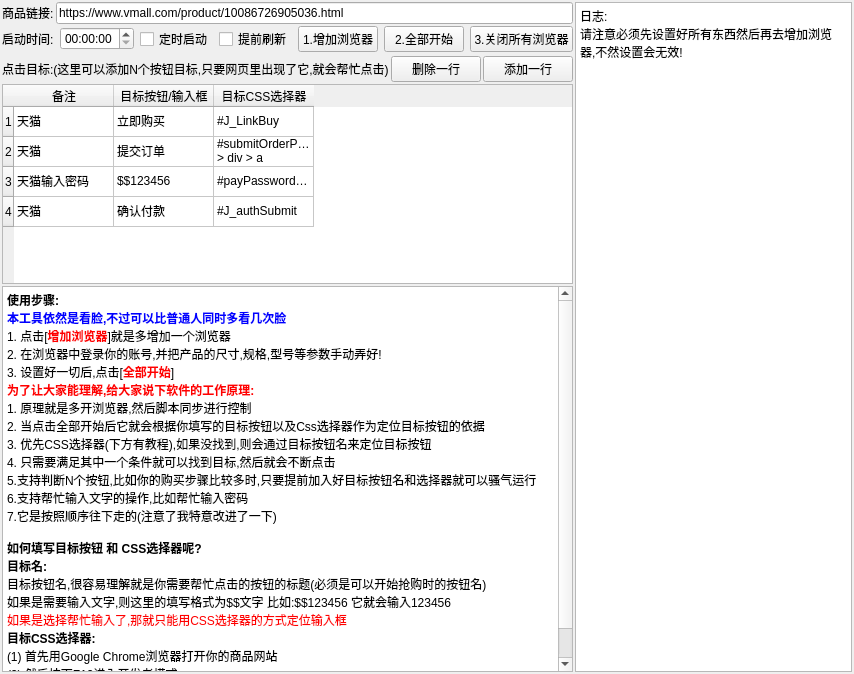
<?xml version="1.0" encoding="UTF-8"?>
<ui version="4.0">
 <class>MainWindow</class>
 <widget class="QMainWindow" name="MainWindow">
  <property name="geometry">
   <rect>
    <x>0</x>
    <y>0</y>
    <width>854</width>
    <height>674</height>
   </rect>
  </property>
  <property name="windowTitle">
   <string>MainWindow</string>
  </property>
  <widget class="QWidget" name="centralwidget">
   <layout class="QGridLayout" name="gridLayout">
    <property name="leftMargin">
     <number>2</number>
    </property>
    <property name="topMargin">
     <number>2</number>
    </property>
    <property name="rightMargin">
     <number>2</number>
    </property>
    <property name="bottomMargin">
     <number>2</number>
    </property>
    <property name="spacing">
     <number>2</number>
    </property>
    <item row="3" column="0" colspan="4">
     <layout class="QHBoxLayout" name="horizontalLayout_3">
      <item>
       <widget class="QLabel" name="lb_an">
        <property name="text">
         <string>点击目标:(这里可以添加N个按钮目标,只要网页里出现了它,就会帮忙点击)</string>
        </property>
       </widget>
      </item>
      <item>
       <widget class="QPushButton" name="bt_sub">
        <property name="text">
         <string>删除一行</string>
        </property>
       </widget>
      </item>
      <item>
       <widget class="QPushButton" name="bt_add">
        <property name="text">
         <string>添加一行</string>
        </property>
       </widget>
      </item>
     </layout>
    </item>
    <item row="0" column="5" rowspan="6">
     <widget class="QTextEdit" name="ed_log">
      <property name="maximumSize">
       <size>
        <width>300</width>
        <height>99999</height>
       </size>
      </property>
      <property name="html">
       <string>&lt;!DOCTYPE HTML PUBLIC &quot;-//W3C//DTD HTML 4.0//EN&quot; &quot;http://www.w3.org/TR/REC-html40/strict.dtd&quot;&gt;
&lt;html&gt;&lt;head&gt;&lt;meta name=&quot;qrichtext&quot; content=&quot;1&quot; /&gt;&lt;style type=&quot;text/css&quot;&gt;
p, li { white-space: pre-wrap; }
&lt;/style&gt;&lt;/head&gt;&lt;body style=&quot; font-family:'SimSun'; font-size:9pt; font-weight:400; font-style:normal;&quot;&gt;
&lt;p style=&quot; margin-top:0px; margin-bottom:0px; margin-left:0px; margin-right:0px; -qt-block-indent:0; text-indent:0px;&quot;&gt;日志:&lt;/p&gt;
&lt;p style=&quot; margin-top:0px; margin-bottom:0px; margin-left:0px; margin-right:0px; -qt-block-indent:0; text-indent:0px;&quot;&gt;请注意必须先设置好所有东西然后再去增加浏览器,不然设置会无效!&lt;/p&gt;&lt;/body&gt;&lt;/html&gt;</string>
      </property>
     </widget>
    </item>
    <item row="4" column="0" colspan="4">
     <widget class="QTableWidget" name="tab_mban">
      <property name="maximumSize">
       <size>
        <width>16777215</width>
        <height>200</height>
       </size>
      </property>
      <property name="toolTip">
       <string>&lt;html&gt;&lt;head/&gt;&lt;body&gt;&lt;p&gt;&lt;span style=&quot; font-size:11pt; font-weight:600; color:#ff0000;&quot;&gt;这里请注意了: &lt;/span&gt;&lt;/p&gt;&lt;p&gt;&lt;span style=&quot; font-size:11pt;&quot;&gt;如果是要输入 注意前缀格式&lt;/span&gt;&lt;span style=&quot; font-size:11pt; color:#0000ff;&quot;&gt;$$&lt;/span&gt;&lt;span style=&quot; font-size:11pt;&quot;&gt;:&lt;/span&gt;&lt;/p&gt;&lt;p&gt;&lt;span style=&quot; font-size:11pt;&quot;&gt;比如:&lt;/span&gt;&lt;span style=&quot; font-size:11pt; color:#0000ff;&quot;&gt; $$123456 &lt;/span&gt;&lt;/p&gt;&lt;p&gt;&lt;span style=&quot; font-size:11pt;&quot;&gt;那它就会输入&lt;/span&gt;&lt;span style=&quot; font-size:11pt; color:#ffaa00;&quot;&gt;123456&lt;/span&gt;&lt;/p&gt;&lt;p&gt;&lt;br/&gt;&lt;/p&gt;&lt;p&gt;&lt;span style=&quot; font-size:11pt; font-weight:600;&quot;&gt;注意这里如果是填的输入,那CSS就必须设置&lt;/span&gt;&lt;/p&gt;&lt;/body&gt;&lt;/html&gt;</string>
      </property>
      <row>
       <property name="text">
        <string>1</string>
       </property>
      </row>
      <row>
       <property name="text">
        <string>2</string>
       </property>
      </row>
      <row>
       <property name="text">
        <string>3</string>
       </property>
      </row>
      <row>
       <property name="text">
        <string>4</string>
       </property>
      </row>
      <column>
       <property name="text">
        <string>备注</string>
       </property>
      </column>
      <column>
       <property name="text">
        <string>目标按钮/输入框</string>
       </property>
      </column>
      <column>
       <property name="text">
        <string>目标CSS选择器</string>
       </property>
      </column>
      <item row="0" column="0">
       <property name="text">
        <string>天猫</string>
       </property>
      </item>
      <item row="0" column="1">
       <property name="text">
        <string>立即购买</string>
       </property>
      </item>
      <item row="0" column="2">
       <property name="text">
        <string>#J_LinkBuy</string>
       </property>
      </item>
      <item row="1" column="0">
       <property name="text">
        <string>天猫</string>
       </property>
      </item>
      <item row="1" column="1">
       <property name="text">
        <string>提交订单</string>
       </property>
      </item>
      <item row="1" column="2">
       <property name="text">
        <string>#submitOrderPC_1 &gt; div &gt; a</string>
       </property>
      </item>
      <item row="2" column="0">
       <property name="text">
        <string>天猫输入密码</string>
       </property>
      </item>
      <item row="2" column="1">
       <property name="text">
        <string>$$123456</string>
       </property>
      </item>
      <item row="2" column="2">
       <property name="text">
        <string>#payPassword_rsainput</string>
       </property>
      </item>
      <item row="3" column="0">
       <property name="text">
        <string>天猫</string>
       </property>
      </item>
      <item row="3" column="1">
       <property name="text">
        <string>确认付款</string>
       </property>
      </item>
      <item row="3" column="2">
       <property name="text">
        <string>#J_authSubmit</string>
       </property>
      </item>
     </widget>
    </item>
    <item row="5" column="0" colspan="4">
     <widget class="QTextEdit" name="te_help">
      <property name="html">
       <string>&lt;!DOCTYPE HTML PUBLIC &quot;-//W3C//DTD HTML 4.0//EN&quot; &quot;http://www.w3.org/TR/REC-html40/strict.dtd&quot;&gt;
&lt;html&gt;&lt;head&gt;&lt;meta name=&quot;qrichtext&quot; content=&quot;1&quot; /&gt;&lt;style type=&quot;text/css&quot;&gt;
p, li { white-space: pre-wrap; }
&lt;/style&gt;&lt;/head&gt;&lt;body style=&quot; font-family:'SimSun'; font-size:9pt; font-weight:400; font-style:normal;&quot;&gt;
&lt;p style=&quot; margin-top:0px; margin-bottom:0px; margin-left:0px; margin-right:0px; -qt-block-indent:0; text-indent:0px;&quot;&gt;&lt;span style=&quot; font-family:'微软雅黑'; font-weight:600;&quot;&gt;使用步骤:&lt;/span&gt;&lt;/p&gt;
&lt;p style=&quot; margin-top:0px; margin-bottom:0px; margin-left:0px; margin-right:0px; -qt-block-indent:0; text-indent:0px;&quot;&gt;&lt;span style=&quot; font-family:'微软雅黑'; font-weight:600; color:#0000ff;&quot;&gt;本工具依然是看脸,不过可以比普通人同时多看几次脸&lt;/span&gt;&lt;/p&gt;
&lt;p style=&quot; margin-top:0px; margin-bottom:0px; margin-left:0px; margin-right:0px; -qt-block-indent:0; text-indent:0px;&quot;&gt;&lt;span style=&quot; font-family:'微软雅黑';&quot;&gt;1. 点击[&lt;/span&gt;&lt;span style=&quot; font-family:'微软雅黑'; font-weight:600; color:#ff0000;&quot;&gt;增加浏览器&lt;/span&gt;&lt;span style=&quot; font-family:'微软雅黑';&quot;&gt;]就是多增加一个浏览器&lt;/span&gt;&lt;/p&gt;
&lt;p style=&quot; margin-top:0px; margin-bottom:0px; margin-left:0px; margin-right:0px; -qt-block-indent:0; text-indent:0px;&quot;&gt;&lt;span style=&quot; font-family:'微软雅黑';&quot;&gt;2. 在浏览器中登录你的账号,并把产品的尺寸,规格,型号等参数手动弄好!&lt;/span&gt;&lt;/p&gt;
&lt;p style=&quot; margin-top:0px; margin-bottom:0px; margin-left:0px; margin-right:0px; -qt-block-indent:0; text-indent:0px;&quot;&gt;&lt;span style=&quot; font-family:'微软雅黑';&quot;&gt;3. 设置好一切后,点击[&lt;/span&gt;&lt;span style=&quot; font-family:'微软雅黑'; font-weight:600; color:#ff0000;&quot;&gt;全部开始&lt;/span&gt;&lt;span style=&quot; font-family:'微软雅黑';&quot;&gt;]&lt;/span&gt;&lt;/p&gt;
&lt;p align=&quot;justify&quot; style=&quot; margin-top:0px; margin-bottom:0px; margin-left:0px; margin-right:0px; -qt-block-indent:0; text-indent:0px;&quot;&gt;&lt;span style=&quot; font-family:'微软雅黑'; font-weight:600; color:#ff0000;&quot;&gt;为了让大家能理解,给大家说下软件的工作原理:&lt;/span&gt;&lt;/p&gt;
&lt;p style=&quot; margin-top:0px; margin-bottom:0px; margin-left:0px; margin-right:0px; -qt-block-indent:0; text-indent:0px;&quot;&gt;&lt;span style=&quot; font-family:'微软雅黑';&quot;&gt;1. 原理就是多开浏览器,然后脚本同步进行控制&lt;/span&gt;&lt;/p&gt;
&lt;p style=&quot; margin-top:0px; margin-bottom:0px; margin-left:0px; margin-right:0px; -qt-block-indent:0; text-indent:0px;&quot;&gt;&lt;span style=&quot; font-family:'微软雅黑';&quot;&gt;2. 当点击全部开始后它就会根据你填写的目标按钮以及Css选择器作为定位目标按钮的依据&lt;/span&gt;&lt;/p&gt;
&lt;p style=&quot; margin-top:0px; margin-bottom:0px; margin-left:0px; margin-right:0px; -qt-block-indent:0; text-indent:0px;&quot;&gt;&lt;span style=&quot; font-family:'微软雅黑';&quot;&gt;3. 优先CSS选择器(下方有教程),如果没找到,则会通过目标按钮名来定位目标按钮&lt;/span&gt;&lt;/p&gt;
&lt;p style=&quot; margin-top:0px; margin-bottom:0px; margin-left:0px; margin-right:0px; -qt-block-indent:0; text-indent:0px;&quot;&gt;&lt;span style=&quot; font-family:'微软雅黑';&quot;&gt;4. 只需要满足其中一个条件就可以找到目标,然后就会不断点击&lt;/span&gt;&lt;/p&gt;
&lt;p style=&quot; margin-top:0px; margin-bottom:0px; margin-left:0px; margin-right:0px; -qt-block-indent:0; text-indent:0px;&quot;&gt;&lt;span style=&quot; font-family:'微软雅黑';&quot;&gt;5.支持判断N个按钮,比如你的购买步骤比较多时,只要提前加入好目标按钮名和选择器就可以骚气运行&lt;/span&gt;&lt;/p&gt;
&lt;p style=&quot; margin-top:0px; margin-bottom:0px; margin-left:0px; margin-right:0px; -qt-block-indent:0; text-indent:0px;&quot;&gt;&lt;span style=&quot; font-family:'微软雅黑';&quot;&gt;6.支持帮忙输入文字的操作,比如帮忙输入密码&lt;/span&gt;&lt;/p&gt;
&lt;p style=&quot; margin-top:0px; margin-bottom:0px; margin-left:0px; margin-right:0px; -qt-block-indent:0; text-indent:0px;&quot;&gt;&lt;span style=&quot; font-family:'微软雅黑';&quot;&gt;7.它是按照顺序往下走的(注意了我特意改进了一下)&lt;/span&gt;&lt;/p&gt;
&lt;p style=&quot; margin-top:0px; margin-bottom:0px; margin-left:0px; margin-right:0px; -qt-block-indent:0; text-indent:0px;&quot;&gt;&lt;span style=&quot; font-family:'微软雅黑'; font-weight:600;&quot;&gt; &lt;/span&gt;&lt;/p&gt;
&lt;p style=&quot; margin-top:0px; margin-bottom:0px; margin-left:0px; margin-right:0px; -qt-block-indent:0; text-indent:0px;&quot;&gt;&lt;span style=&quot; font-family:'微软雅黑'; font-weight:600;&quot;&gt;如何填写目标按钮 和 CSS选择器呢?&lt;/span&gt;&lt;/p&gt;
&lt;p style=&quot; margin-top:0px; margin-bottom:0px; margin-left:0px; margin-right:0px; -qt-block-indent:0; text-indent:0px;&quot;&gt;&lt;span style=&quot; font-family:'微软雅黑'; font-weight:600;&quot;&gt;目标名:&lt;/span&gt;&lt;/p&gt;
&lt;p style=&quot; margin-top:0px; margin-bottom:0px; margin-left:0px; margin-right:0px; -qt-block-indent:0; text-indent:0px;&quot;&gt;&lt;span style=&quot; font-family:'微软雅黑';&quot;&gt;目标按钮名,很容易理解就是你需要帮忙点击的按钮的标题(必须是可以开始抢购时的按钮名)&lt;/span&gt;&lt;/p&gt;
&lt;p style=&quot; margin-top:0px; margin-bottom:0px; margin-left:0px; margin-right:0px; -qt-block-indent:0; text-indent:0px;&quot;&gt;&lt;span style=&quot; font-family:'微软雅黑';&quot;&gt;如果是需要输入文字,则这里的填写格式为$$文字 比如:$$123456 它就会输入123456&lt;/span&gt;&lt;/p&gt;
&lt;p style=&quot; margin-top:0px; margin-bottom:0px; margin-left:0px; margin-right:0px; -qt-block-indent:0; text-indent:0px;&quot;&gt;&lt;span style=&quot; font-family:'微软雅黑'; color:#ff0000;&quot;&gt;如果是选择帮忙输入了,那就只能用CSS选择器的方式定位输入框&lt;/span&gt;&lt;/p&gt;
&lt;p style=&quot; margin-top:0px; margin-bottom:0px; margin-left:0px; margin-right:0px; -qt-block-indent:0; text-indent:0px;&quot;&gt;&lt;span style=&quot; font-family:'微软雅黑'; font-weight:600;&quot;&gt;目标CSS选择器:&lt;/span&gt;&lt;/p&gt;
&lt;p style=&quot; margin-top:0px; margin-bottom:0px; margin-left:0px; margin-right:0px; -qt-block-indent:0; text-indent:0px;&quot;&gt;&lt;span style=&quot; font-family:'微软雅黑';&quot;&gt;(1) 首先用Google Chrome浏览器打开你的商品网站&lt;/span&gt;&lt;/p&gt;
&lt;p style=&quot; margin-top:0px; margin-bottom:0px; margin-left:0px; margin-right:0px; -qt-block-indent:0; text-indent:0px;&quot;&gt;&lt;span style=&quot; font-family:'微软雅黑';&quot;&gt;(2) 然后按下F12进入开发者模式&lt;/span&gt;&lt;/p&gt;
&lt;p style=&quot; margin-top:0px; margin-bottom:0px; margin-left:0px; margin-right:0px; -qt-block-indent:0; text-indent:0px;&quot;&gt;&lt;span style=&quot; font-family:'微软雅黑';&quot;&gt;(3) 然后看图操作&lt;/span&gt;&lt;a href=&quot;https://attach.52pojie.cn//forum/202011/12/165648ml2jxid0bzflaz0f.gif&quot;&gt;&lt;span style=&quot; text-decoration: underline; color:#0000ff;&quot;&gt;https://attach.52pojie.cn//forum/202011/12/165648ml2jxid0bzflaz0f.gif&lt;/span&gt;&lt;/a&gt;&lt;/p&gt;&lt;/body&gt;&lt;/html&gt;</string>
      </property>
     </widget>
    </item>
    <item row="0" column="0" colspan="4">
     <layout class="QHBoxLayout" name="horizontalLayout_2">
      <item>
       <widget class="QLabel" name="uRLLabel">
        <property name="text">
         <string>商品链接:</string>
        </property>
       </widget>
      </item>
      <item>
       <widget class="QLineEdit" name="ed_url">
        <property name="text">
         <string>https://www.vmall.com/product/10086726905036.html</string>
        </property>
       </widget>
      </item>
     </layout>
    </item>
    <item row="1" column="0" colspan="4">
     <layout class="QHBoxLayout" name="horizontalLayout">
      <property name="spacing">
       <number>6</number>
      </property>
      <property name="leftMargin">
       <number>0</number>
      </property>
      <property name="topMargin">
       <number>0</number>
      </property>
      <property name="rightMargin">
       <number>0</number>
      </property>
      <property name="bottomMargin">
       <number>0</number>
      </property>
      <item>
       <widget class="QLabel" name="label">
        <property name="text">
         <string>启动时间:</string>
        </property>
       </widget>
      </item>
      <item>
       <widget class="QDateTimeEdit" name="dte_time">
        <property name="minimumSize">
         <size>
          <width>0</width>
          <height>0</height>
         </size>
        </property>
        <property name="maximumSize">
         <size>
          <width>120</width>
          <height>16777215</height>
         </size>
        </property>
        <property name="toolTip">
         <string>&lt;html&gt;&lt;head/&gt;&lt;body&gt;&lt;p&gt;&lt;span style=&quot; font-size:11pt;&quot;&gt;注意了,这里的时间是本地电脑的时间&lt;/span&gt;&lt;/p&gt;&lt;p&gt;&lt;br/&gt;&lt;/p&gt;&lt;p&gt;&lt;span style=&quot; font-size:11pt;&quot;&gt;提前刷新是会在时间到的时候先刷新然后再开始&lt;/span&gt;&lt;/p&gt;&lt;p&gt;&lt;br/&gt;&lt;/p&gt;&lt;p&gt;&lt;span style=&quot; font-size:11pt;&quot;&gt;(如果太晚了,可以时间稍微提前一点)&lt;/span&gt;&lt;/p&gt;&lt;/body&gt;&lt;/html&gt;</string>
        </property>
        <property name="displayFormat">
         <string>hh:mm:ss</string>
        </property>
        <property name="timeSpec">
         <enum>Qt::LocalTime</enum>
        </property>
       </widget>
      </item>
      <item>
       <widget class="QCheckBox" name="cb_sfds">
        <property name="toolTip">
         <string>&lt;html&gt;&lt;head/&gt;&lt;body&gt;&lt;p&gt;&lt;span style=&quot; font-size:11pt;&quot;&gt;注意了,这里的时间是本地电脑的时间&lt;/span&gt;&lt;/p&gt;&lt;p&gt;&lt;br/&gt;&lt;/p&gt;&lt;p&gt;&lt;span style=&quot; font-size:11pt;&quot;&gt;提前刷新是会在时间到的时候先刷新然后再开始&lt;/span&gt;&lt;/p&gt;&lt;p&gt;&lt;br/&gt;&lt;/p&gt;&lt;p&gt;&lt;span style=&quot; font-size:11pt;&quot;&gt;(如果太晚了,可以时间稍微提前一点)&lt;/span&gt;&lt;/p&gt;&lt;/body&gt;&lt;/html&gt;</string>
        </property>
        <property name="text">
         <string>定时启动</string>
        </property>
       </widget>
      </item>
      <item>
       <widget class="QCheckBox" name="cb_tqsx">
        <property name="toolTip">
         <string>&lt;html&gt;&lt;head/&gt;&lt;body&gt;&lt;p&gt;&lt;span style=&quot; font-size:11pt;&quot;&gt;注意了,这里的时间是本地电脑的时间&lt;/span&gt;&lt;/p&gt;&lt;p&gt;&lt;br/&gt;&lt;/p&gt;&lt;p&gt;&lt;span style=&quot; font-size:11pt;&quot;&gt;提前刷新是会在时间到的时候先刷新然后再开始&lt;/span&gt;&lt;/p&gt;&lt;p&gt;&lt;br/&gt;&lt;/p&gt;&lt;p&gt;&lt;span style=&quot; font-size:11pt;&quot;&gt;(如果太晚了,可以时间稍微提前一点)&lt;/span&gt;&lt;/p&gt;&lt;/body&gt;&lt;/html&gt;</string>
        </property>
        <property name="text">
         <string>提前刷新</string>
        </property>
       </widget>
      </item>
      <item>
       <widget class="QPushButton" name="bt_openWeb">
        <property name="text">
         <string>1.增加浏览器</string>
        </property>
       </widget>
      </item>
      <item>
       <widget class="QPushButton" name="bt_start">
        <property name="text">
         <string>2.全部开始</string>
        </property>
       </widget>
      </item>
      <item>
       <widget class="QPushButton" name="bt_close_all">
        <property name="text">
         <string>3.关闭所有浏览器</string>
        </property>
       </widget>
      </item>
     </layout>
    </item>
   </layout>
   <zorder>tab_mban</zorder>
   <zorder>ed_log</zorder>
   <zorder>te_help</zorder>
  </widget>
 </widget>
 <resources/>
 <connections/>
</ui>
